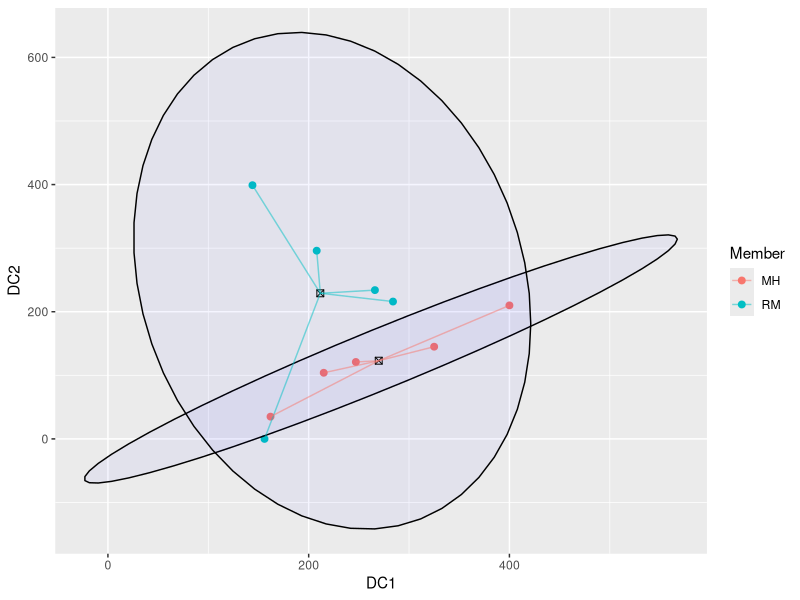
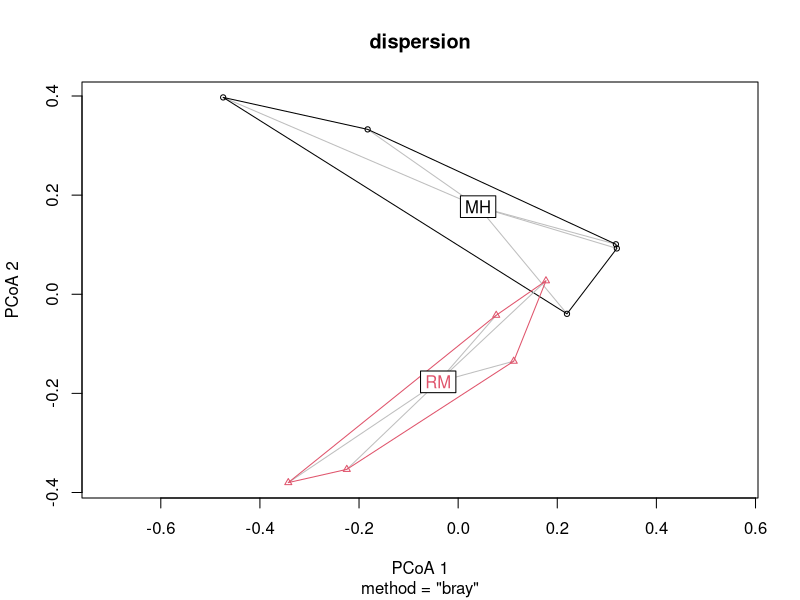

Source code (R) for these figures, in order: (Note: this script raises an error after producing the figures.)
## ---- chunk 1
library(tidyverse)
library(dplyr)
library(ggplot2)
library(vegan)
## ---- chunk 2
spONLY_raw<- read_csv("sp_trans.csv", col_names = TRUE)
spONLY_raw
## ---- chunk 3
spONLY_RMMH<- spONLY_raw[spONLY_raw$Member != "SM",]
spONLY_RMMH

#just numeric data
spONLY_RMMH_num<-spONLY_RMMH[,3:198] 
spONLY_RMMH_num
## ---- chunk 4
#Converting to proportions
RMMH_perm_data<- (100*(spONLY_RMMH_num/rowSums(spONLY_RMMH_num)))
RMMH_perm_data

## ---- chunk 5
dcadata<- read_csv("sp_dca.csv", col_names = TRUE)
dcadata

dcadataRMMH<- dcadata[dcadata$Member != "SM",]
dcadataRMMH

#Extracting DCA scores
dca_scoresRMMH<- dcadataRMMH[,3:4]
dca_scoresRMMH

## ---- chunk 6
dcagroup_centroids_RMMH <- data.frame(
  Member = c("RM", "MH"),
  Centroid_X = c(mean(dca_scoresRMMH$`Axis 1`[dcadataRMMH$Member == "RM"]),
                 mean(dca_scoresRMMH$`Axis 1`[dcadataRMMH$Member == "MH"])),
  Centroid_Y = c(mean(dca_scoresRMMH$`Axis 2`[dcadataRMMH$Member == "RM"]),
                 mean(dca_scoresRMMH$`Axis 2`[dcadataRMMH$Member == "MH"]))
)


## ---- chunk 7
dcaplot_data_RMMH <-data.frame(
  Member = dcadataRMMH$Member,
  DC1 = dca_scoresRMMH$`Axis 1`,
  DC2 = dca_scoresRMMH$`Axis 2`,
  xend = c(rep(dcagroup_centroids_RMMH[1,2],5), rep(dcagroup_centroids_RMMH[2,2],5)),
  yend = c(rep(dcagroup_centroids_RMMH[1,3],5), rep(dcagroup_centroids_RMMH[2,3],5))
)

dcaplot_data_RMMH
## ---- chunk 8
ggplot(dcaplot_data_RMMH, aes(DC1,DC2))+
  geom_point(aes(color = Member), size = 2) +
  stat_ellipse(geom = "polygon", alpha = 0.04, aes(group = Member),
               color = "black", fill = "blue")+
  geom_point(data = dcagroup_centroids_RMMH, aes(x = Centroid_X, y = Centroid_Y),
             color = "black", size = 2, shape = 7)+
  geom_segment(data = dcaplot_data_RMMH, aes(x =DC1, y = DC2, 
                                        xend = xend, yend = yend, color = Member), alpha = 0.5)

## ---- chunk 9
perm_distRMMH<-vegdist(RMMH_perm_data, method = 'bray')
perm_distRMMH

## ---- chunk 10
#Create empty matrix
dist_mat_RMMH= matrix(0, nrow = 10, ncol = 10)

#Setting below diagonal to perm_dost values, and above the diagonal to empty
dist_mat_RMMH[lower.tri(dist_mat_RMMH)] <- perm_distRMMH
dist_mat_RMMH[upper.tri(dist_mat_RMMH)]<- ""
dist_mat_RMMH

#making it a df
perm_distRMMH_df<- as.data.frame(dist_mat_RMMH, row.names = NULL)
perm_distRMMH_df

#setting col and rownames so we can see what distance we are calculating
rownames(perm_distRMMH_df)<- spONLY_RMMH$`Sample ID`
colnames(perm_distRMMH_df)<- spONLY_RMMH$`Sample ID`

write_csv(perm_distRMMH_df, "sp_dist_RMMH.csv")
perm_distRMMH_df
## ---- chunk 11
#Assumptions- I don't think this applies to us, but keeping it in.
dispersion<-betadisper(perm_distRMMH, group=spONLY_RMMH$Member,type = "centroid")

plot(dispersion)

anova(dispersion)

## ---- chunk 12
Perma_result <- adonis2(perm_distRMMH~as.factor(dcaplot_data_RMMH$Member), data = perm_distRMMH,
                        permutations = 10000)
Perma_result

## ---- chunk 13
Perma_result1 <- adonis2(perm_distRMMH~as.factor(dcaplot_data_RMMH$Member), data = perm_distRMMH,
                         permutations = 10000)
Perma_result1

#Extracting perm results
permustats_results1<- permustats(Perma_result1)
#permustats_results1

#calculating mean and se
means_and_se1<- mean_se(permustats_results1$permutations, mult = 1)

## ---- chunk 14
Perma_result2 <- adonis2(perm_distRMMH~as.factor(dcaplot_data_RMMH$Member), data = perm_distRMMH,
                         permutations = 10000)
Perma_result2

#Extracting perm results
permustats_results2<- permustats(Perma_result2)
#permustats_results2

#calculating mean and se
means_and_se2<- mean_se(permustats_results2$permutations, mult = 1)

## ---- chunk 15
Perma_result3 <- adonis2(perm_distRMMH~as.factor(dcaplot_data_RMMH$Member), data = perm_distRMMH,
                         permutations = 10000)
Perma_result3

#Extracting perm results
permustats_results3<- permustats(Perma_result3)
#permustats_results3

#calculating mean and se
means_and_se3<- mean_se(permustats_results3$permutations, mult = 1)

## ---- chunk 16
Perma_result4 <- adonis2(perm_distRMMH~as.factor(dcaplot_data_RMMH$Member), data = perm_distRMMH,
                         permutations = 10000)
Perma_result4

#Extracting perm results
permustats_results4<- permustats(Perma_result4)
#permustats_results4

#calculating mean and se
means_and_se4<- mean_se(permustats_results4$permutations, mult = 1)

## ---- chunk 17
Perma_result5 <- adonis2(perm_distRMMH~as.factor(dcaplot_data_RMMH$Member), data = perm_distRMMH,
                         permutations = 10000)
Perma_result5

#Extracting perm results
permustats_results5<- permustats(Perma_result5)
#permustats_results5

#calculating mean and se
means_and_se5<- mean_se(permustats_results5$permutations, mult = 1)

## ---- chunk 18
Perma_result6 <- adonis2(perm_distRMMH~as.factor(dcaplot_data_RMMH$Member), data = perm_distRMMH,
                         permutations = 10000)
Perma_result6

#Extracting perm results
permustats_results6<- permustats(Perma_result6)
#permustats_results6

#calculating mean and se
means_and_se6<- mean_se(permustats_results6$permutations, mult = 1)

## ---- chunk 19
Perma_result7 <- adonis2(perm_distRMMH~as.factor(dcaplot_data_RMMH$Member), data = perm_distRMMH,
                         permutations = 10000)
Perma_result7

#Extracting perm results
permustats_results7<- permustats(Perma_result7)
#permustats_results7

#calculating mean and se
means_and_se7<- mean_se(permustats_results7$permutations, mult = 1)

## ---- chunk 20
Perma_result8 <- adonis2(perm_distRMMH~as.factor(dcaplot_data_RMMH$Member), data = perm_distRMMH,
                         permutations = 10000)
Perma_result8

#Extracting perm results
permustats_results8<- permustats(Perma_result8)
#permustats_results8

#calculating mean and se
means_and_se8<- mean_se(permustats_results8$permutations, mult = 1)

## ---- chunk 21
Perma_result9 <- adonis2(perm_distRMMH~as.factor(dcaplot_data_RMMH$Member), data = perm_distRMMH,
                         permutations = 10000)
Perma_result9

#Extracting perm results
permustats_results9<- permustats(Perma_result9)
#permustats_results9

#calculating mean and se
means_and_se9<- mean_se(permustats_results9$permutations, mult = 1)

## ---- chunk 22
Perma_result10 <- adonis2(perm_distRMMH~as.factor(dcaplot_data_RMMH$Member), data = perm_distRMMH,
                         permutations = 10000)
Perma_result10

#Extracting perm results
permustats_results10<- permustats(Perma_result10)
#permustats_results10

#calculating mean and se
means_and_se10<- mean_se(permustats_results10$permutations, mult = 1)

